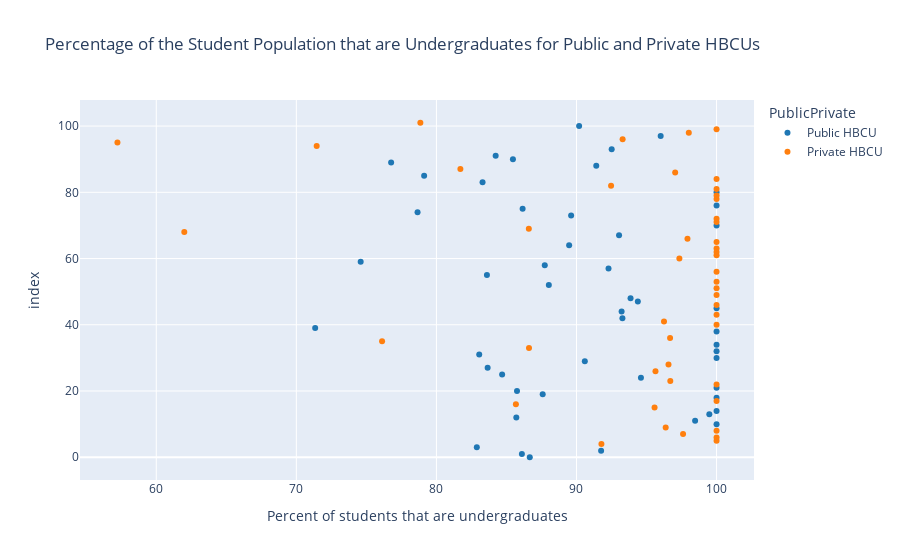

Notebook source saved alongside this figure:
### Code cell
#create scatterplot of percentage of student population that are undergraduates for public and private HBCUs
fig = px.scatter(df,x=df['Percent Undergraduates'],
                hover_name=df['Name'],
                 title='Percentage of the Student Population that are Undergraduates for Public and Private HBCUs', 
                 color_discrete_sequence=px.colors.qualitative.D3, labels={'Percent Undergraduates':"Percent of students that are undergraduates"},
                 color=df["PublicPrivate"])
fig.show()

### Figure 1 — Plotly figure (JSON) as saved in the notebook; plotly's stock layout.template omitted (floating-point values rounded to 4 significant figures)
{"data": [{"hovertemplate": "<b>%{hovertext}</b><br><br>PublicPrivate=Public HBCU<br>Percent of students that are undergraduates=%{x}<br>index=%{y}<extra></extra>", "hovertext": ["Alabama A & M University", "Alabama State University", "Albany State University", "Alcorn State University", "Bishop State Community College", "Bluefield State University", "Bowie State University", "Central State University", "Cheyney University of Pennsylvania", "Coahoma Community College", "Coppin State University", "Delaware State University", "Denmark Technical College", "Elizabeth City State University", "Fayetteville State University", "Florida Agricultural and Mechanical University", "Fort Valley State University", "Gadsden State Community College", "Grambling State University", "H Councill Trenholm State Community College", "Harris-Stowe State University", "J. F. Drake State Community and Technical College", "Jackson State University", "Kentucky State University", "Langston University", "Lawson State Community College", "Lincoln University", "Lincoln University", "Mississippi Valley State University", "Morgan State University", "Norfolk State University", "North Carolina A & T State University", "North Carolina Central University", "Prairie View A & M University", "Savannah State University", "Shelton State Community College", "South Carolina State University", "Southern University and A & M College", "Southern University at New Orleans", "Southern University at Shreveport", "Southern University Law Center", "St Philip's College", "Tennessee State University", "Texas Southern University", "University of Arkansas at Pine Bluff", "University of Maryland Eastern Shore", "University of the District of Columbia", "University of the Virgin Islands", "University of the Virgin Islands-Albert A. Sheen", "Virginia State University", "West Virginia State University", "Winston-Salem State University"], "legendgroup": "Public HBCU", "marker": {"color": "#1F77B4", "symbol": "circle"}, "mode": "markers", "name": "Public HBCU", "orientation": "h", "showlegend": true, "type": "scatter", "x": [86.67, 86.1, 91.76, 82.88, 100, 98.47, 85.71, 99.48, 100, 100, 87.59, 85.75, 100, 94.6, 84.69, 83.66, 90.6, 100, 83.06, 100, 100, 100, 71.34, 93.28, 93.22, 100, 94.38, 93.86, 88.03, 83.61, 92.29, 87.74, 74.59, 89.48, 93.04, 100, 89.62, 78.65, 86.15, 100, null, 100, 83.29, 79.12, 91.41, 76.77, 85.46, 84.23, null, 92.51, 96.01, 90.19], "xaxis": "x", "y": [0, 1, 2, 3, 10, 11, 12, 13, 14, 18, 19, 20, 21, 24, 25, 27, 29, 30, 31, 32, 34, 38, 39, 42, 44, 45, 47, 48, 52, 55, 57, 58, 59, 64, 67, 70, 73, 74, 75, 76, 77, 80, 83, 85, 88, 89, 90, 91, 92, 93, 97, 100], "yaxis": "y"}, {"hovertemplate": "<b>%{hovertext}</b><br><br>PublicPrivate=Private HBCU<br>Percent of students that are undergraduates=%{x}<br>index=%{y}<extra></extra>", "hovertext": ["Allen University", "American Baptist College", "Arkansas Baptist College", "Benedict College", "Bennett College", "Bethune-Cookman University", "Claflin University", "Clark Atlanta University", "Clinton College", "Dillard University", "Edward Waters University", "Fisk University", "Florida Memorial University", "Hampton University", "Howard University", "Huston-Tillotson University", "Interdenominational Theological Center", "Jarvis Christian University", "Johnson C Smith University", "Lane College", "Le Moyne-Owen College", "Livingstone College", "Meharry Medical College", "Miles College", "Morehouse College", "Morehouse School of Medicine", "Morris College", "Oakwood University", "Paine College", "Paul Quinn College", "Philander Smith University", "Rust College", "Saint Augustine's University", "Selma University", "Shaw University", "Shorter College", "Simmons College of Kentucky", "Southwestern Christian College", "Spelman College", "Stillman College", "Talladega College", "Texas College", "Tougaloo College", "Tuskegee University", "Virginia Union University", "Virginia University of Lynchburg", "Voorhees University", "Wilberforce University", "Wiley University", "Xavier University of Louisiana"], "legendgroup": "Private HBCU", "marker": {"color": "#FF7F0E", "symbol": "circle"}, "mode": "markers", "name": "Private HBCU", "orientation": "h", "showlegend": true, "type": "scatter", "x": [91.78, 100, 100, 97.61, 100, 96.37, 95.57, 85.67, 100, 100, 96.7, 95.64, 96.57, 86.61, 76.12, 96.68, null, 100, 96.25, 100, 100, 100, null, 100, 100, null, 100, 97.35, 100, 100, 100, 100, 97.92, 62, 86.6, 100, 100, 100, 100, 100, 92.47, 100, 97.05, 81.71, 71.45, 57.23, 93.29, 98.02, 100, 78.85], "xaxis": "x", "y": [4, 5, 6, 7, 8, 9, 15, 16, 17, 22, 23, 26, 28, 33, 35, 36, 37, 40, 41, 43, 46, 49, 50, 51, 53, 54, 56, 60, 61, 62, 63, 65, 66, 68, 69, 71, 72, 78, 79, 81, 82, 84, 86, 87, 94, 95, 96, 98, 99, 101], "yaxis": "y"}], "layout": {"legend": {"title": {"text": "PublicPrivate"}, "tracegroupgap": 0}, "title": {"text": "Percentage of the Student Population that are Undergraduates for Public and Private HBCUs"}, "xaxis": {"anchor": "y", "domain": [0, 1], "title": {"text": "Percent of students that are undergraduates"}}, "yaxis": {"anchor": "x", "domain": [0, 1], "title": {"text": "index"}}}}
